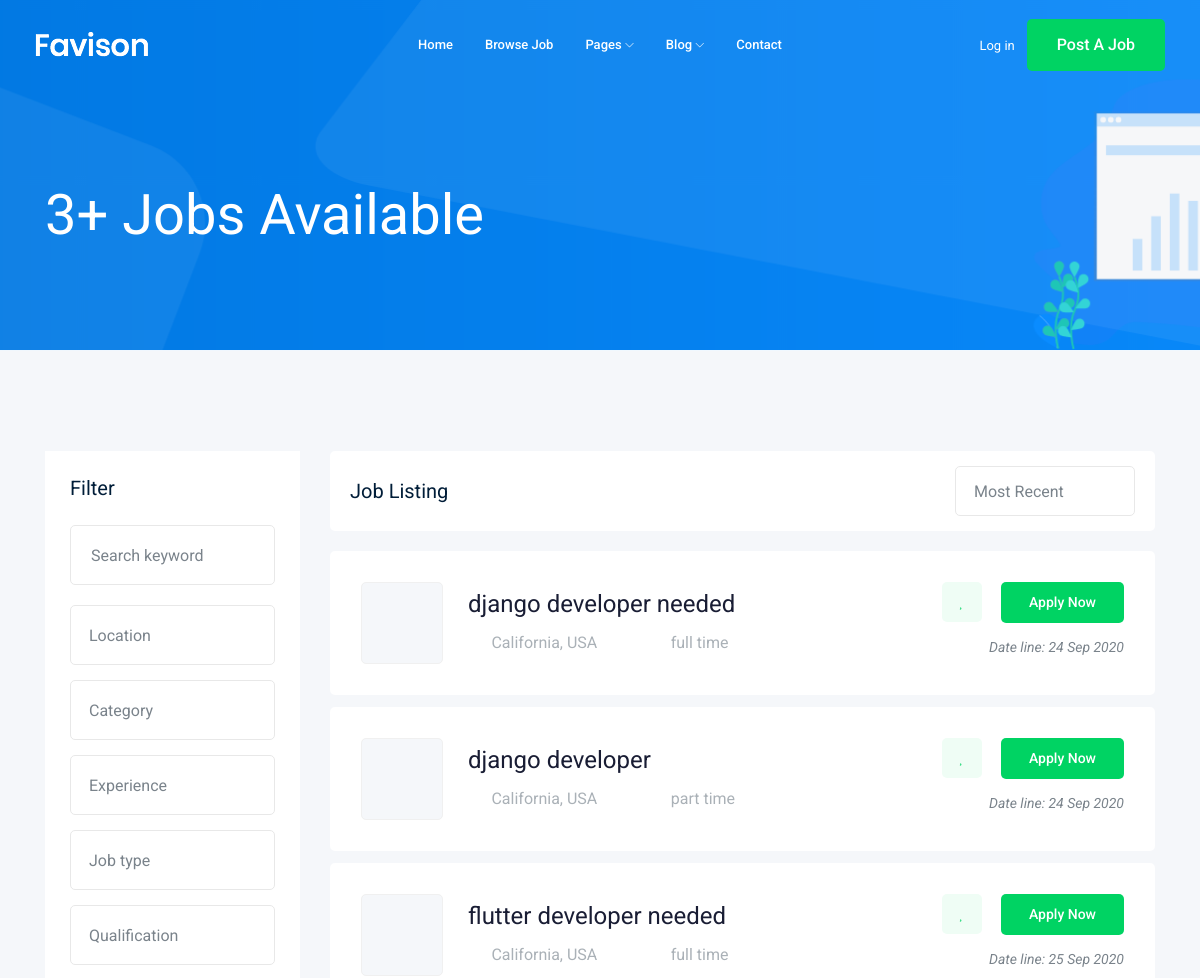
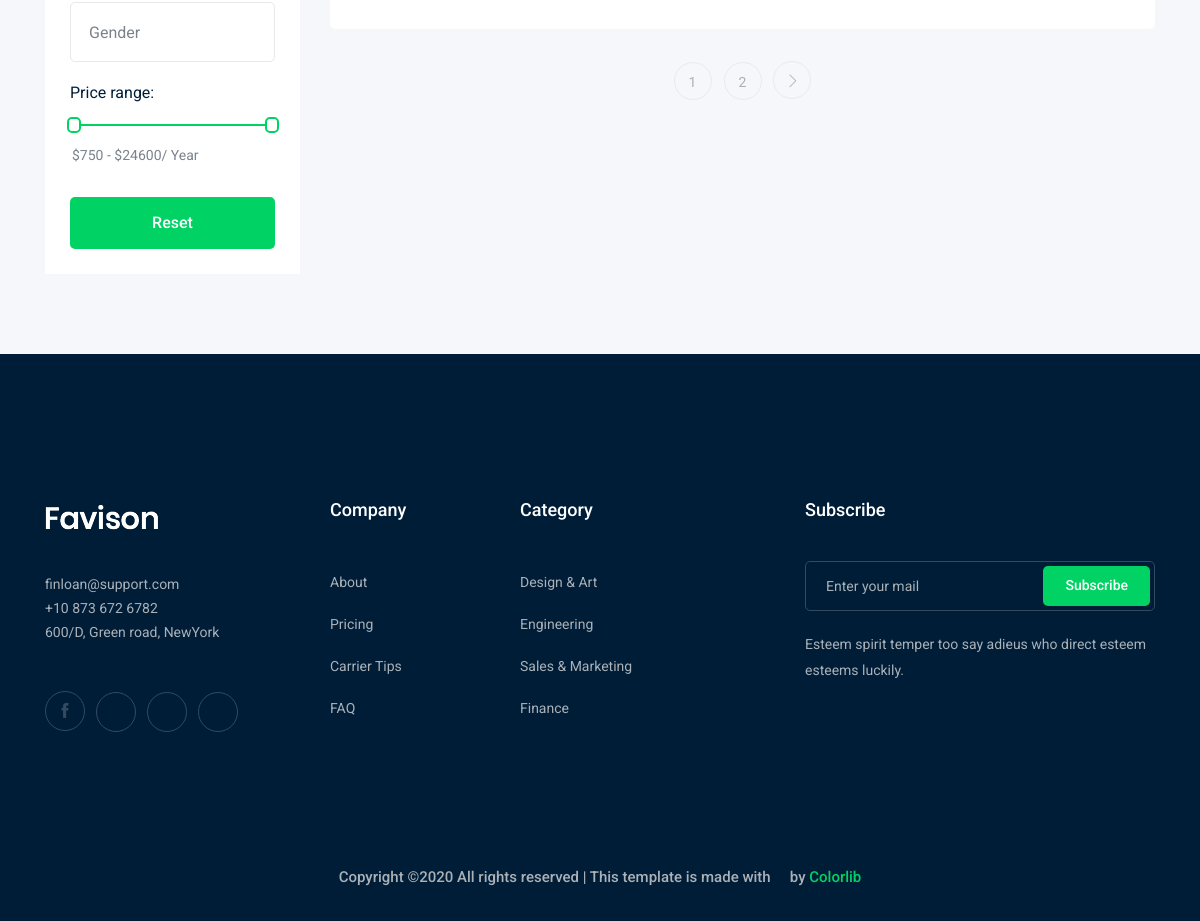
Screenshot of /jobs/ with the database file from the repository (2 pictures, top to bottom).
### job/models.py (models this page shows, shortened)
class job(models.Model):
    owner=models.ForeignKey(User, related_name='job_owner', on_delete=models.CASCADE)
    title=models.CharField(max_length=100)
    jobtype=models.CharField(max_length=20,choices=JOB_TYPE)
    description=models.TextField(max_length=1000)
    published_at=models.DateField(auto_now=True)
    vacancy=models.IntegerField(default=1)
    salary=models.IntegerField(default=0)
    experience=models.IntegerField(default=1)
    category=models.ForeignKey('Category',on_delete=models.CASCADE)
    image=models.ImageField(upload_to=image_upload)
    slug=models.SlugField(blank=True, null=True)
    def __str__(self):
        return self.title

### job/views.py (the view)
# urls.py: path('',views.job_list ,name='job_list'),
def job_list(request):
    job_list=job.objects.all()
    paginator=Paginator(job_list,3)
    page_number=request.GET.get('page')
    page_obj=paginator.get_page(page_number)
    context= {'jobs' : page_obj}
    return render(request,'job/job_list.html',context)

### job/templates/job/job_list.html (shortened to what this page needs)
  {% extends 'based.html' %}
  {% block body %}
      <div class="bradcam_area bradcam_bg_1">
      <div class="container">
          <div class="row">
              <div class="col-xl-12">
                  <div class="bradcam_text">
                      <h3>{{jobs|length}}+ Jobs Available</h3>
                  </div>
              </div>
          </div>
      </div>
      </div>
      <div class="job_listing_area plus_padding">
      <div class="container">
          <div class="row">
              <div class="col-lg-3">
                  <div class="job_filter white-bg">
                      <div class="form_inner white-bg">
                          <h3>Filter</h3>
                          <form action="#">
                              <div class="row">
                                  <div class="col-lg-12">
                                      <div class="single_field">
                                          <input type="text" placeholder="Search keyword">
                                      </div>
                                  </div>
                                  <div class="col-lg-12">
                                  </div>
                                  <div class="col-lg-12">
                                  </div>
                                  <div class="col-lg-12">
                                  </div>
                                  <div class="col-lg-12">
                                  </div>
                                  <div class="col-lg-12">
                                  </div>
                                  <div class="col-lg-12">
                                  </div>
                              </div>
                          </form>
                      </div>
                      <div class="range_wrap">
                          <label for="amount">Price range:</label>
                          <div id="slider-range"></div>
                          <p>
                              <input type="text" id="amount" readonly style="border:0; color:#7A838B; font-size: 14px; font-weight:400;">
                          </p>
                      </div>
                      <div class="reset_btn">
                          <button  class="boxed-btn3 w-100" type="submit">Reset</button>
                      </div>
                  </div>
              </div>
              <div class="col-lg-9">
                  <div class="recent_joblist_wrap">
                      <div class="recent_joblist white-bg ">
                          <div class="row align-items-center">
                              <div class="col-md-6">
                                  <h4>Job Listing</h4>
                              </div>
                              <div class="col-md-6">
                                  <div class="serch_cat d-flex justify-content-end">
                                  </div>
                              </div>
                          </div>
                      </div>
                  </div>
                  <div class="job_lists m-0">
                      <div class="row">
                          {% for job in jobs %}
                          <div class="col-lg-12 col-md-12">
                              <div class="single_jobs white-bg d-flex justify-content-between">
                                  <div class="jobs_left d-flex align-items-center">
                                      <div class="thumb">
                                      </div>
                                      <div class="jobs_conetent">
                                          <a href="{% url 'jobs:job_detail' job.slug %}"><h4> {{job}}</h4></a>
                                          <div class="links_locat d-flex align-items-center">
                                              <div class="location">
                                                  <p> <i class="fa fa-map-marker"></i> California, USA</p>
                                              </div>
                                              <div class="location">
                                                  <p> <i class="fa fa-clock-o"></i> {{job.jobtype}}</p>
                                              </div>
                                          </div>
                                      </div>
                                  </div>
                                  <div class="jobs_right">
                                      <div class="apply_now">
                                          <a class="heart_mark" href="#"> <i class="fa fa-heart"></i> </a>
                                          <a href="{% url 'jobs:job_detail' job.slug %}" class="boxed-btn3">Apply Now</a>
                                      </div>
                                      <div class="date">
                                          <p>Date line: {{job.published_at|date:'d M o' }}</p>
                                      </div>
                                  </div>
                              </div>
                          </div>
                          {%endfor%}
                      </div>
                      {% if jobs.has_other_pages %}
                          <div class="row">
                              <div class="col-lg-12">
                                  <div class="pagination_wrap">
                                      <ul>
                                          {% for i in jobs.paginator.page_range %}
                                              <li><a href="?page={{i}}"><span>{{i}}</span></a></li>
                                          {% endfor %}
                                          {% if jobs.has_next %}
                                              <li><a href="?page={{jobs.next_page_number}}"> <i class="ti-angle-right"></i> </a></li>
                                          {% endif %}
                                      </ul>
                                  </div>
                              </div>
                          </div>
                      {% endif %}
                  </div>
              </div>
          </div>
      </div>
      </div>
  {% endblock body %}

### rows the page displays
job: title "django developer needed", jobtype "full time", published_at "24 Sep 2020"
job: title "django developer", jobtype "part time", published_at "24 Sep 2020"
job: title "flutter developer needed", jobtype "full time", published_at "25 Sep 2020"

### other values shown
{{ jobs|length }} "3"
{{ i }} "1" "2"
